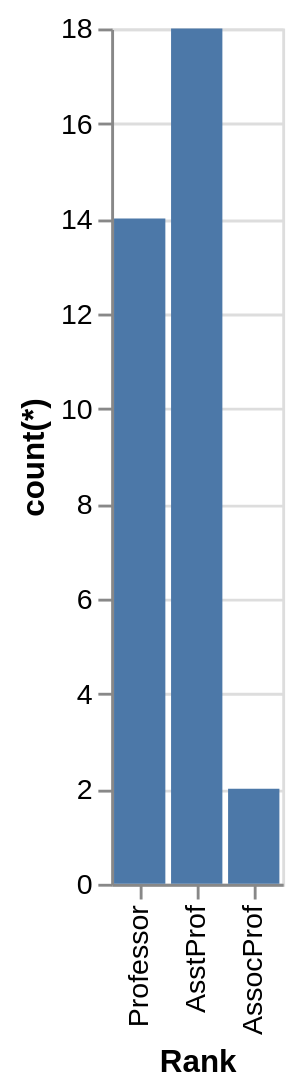

Specify this chart in Vega-Lite:
### Vega-Lite specification from a JSON file in a GitHub repository (floating-point values rounded to 4 significant figures)
{"data": {"values": [{"x_data": "AssocProf", "y_data": 2}, {"x_data": "AsstProf", "y_data": 18}, {"x_data": "Professor", "y_data": 14}]}, "mark": "bar", "encoding": {"x": {"field": "x_data", "type": "nominal", "title": "Rank", "sort": "descending"}, "y": {"field": "y_data", "type": "quantitative", "title": "count(*)"}}}
